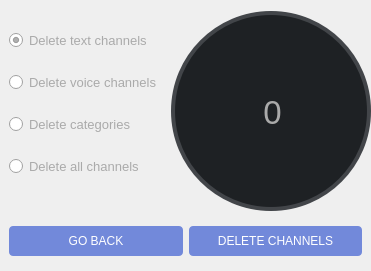
                   <widget class="QWidget" name="deleteChannelsPage">
                    <layout class="QHBoxLayout" name="horizontalLayout_27">
                     <property name="spacing">
                      <number>0</number>
                     </property>
                     <property name="leftMargin">
                      <number>0</number>
                     </property>
                     <property name="topMargin">
                      <number>0</number>
                     </property>
                     <property name="rightMargin">
                      <number>0</number>
                     </property>
                     <property name="bottomMargin">
                      <number>0</number>
                     </property>
                     <item>
                      <widget class="QFrame" name="frame_19">
                       <property name="frameShape">
                        <enum>QFrame::NoFrame</enum>
                       </property>
                       <property name="frameShadow">
                        <enum>QFrame::Raised</enum>
                       </property>
                       <layout class="QVBoxLayout" name="verticalLayout_11">
                        <property name="spacing">
                         <number>0</number>
                        </property>
                        <property name="leftMargin">
                         <number>0</number>
                        </property>
                        <property name="topMargin">
                         <number>0</number>
                        </property>
                        <property name="rightMargin">
                         <number>0</number>
                        </property>
                        <property name="bottomMargin">
                         <number>0</number>
                        </property>
                        <item>
                         <widget class="QFrame" name="frame_20">
                          <property name="sizePolicy">
                           <sizepolicy hsizetype="Preferred" vsizetype="Expanding">
                            <horstretch>0</horstretch>
                            <verstretch>0</verstretch>
                           </sizepolicy>
                          </property>
                          <property name="frameShape">
                           <enum>QFrame::NoFrame</enum>
                          </property>
                          <property name="frameShadow">
                           <enum>QFrame::Raised</enum>
                          </property>
                          <layout class="QHBoxLayout" name="horizontalLayout_28">
                           <property name="spacing">
                            <number>0</number>
                           </property>
                           <property name="leftMargin">
                            <number>0</number>
                           </property>
                           <property name="topMargin">
                            <number>0</number>
                           </property>
                           <property name="rightMargin">
                            <number>0</number>
                           </property>
                           <property name="bottomMargin">
                            <number>0</number>
                           </property>
                           <item>
                            <widget class="QFrame" name="frame_22">
                             <property name="sizePolicy">
                              <sizepolicy hsizetype="Preferred" vsizetype="Preferred">
                               <horstretch>0</horstretch>
                               <verstretch>0</verstretch>
                              </sizepolicy>
                             </property>
                             <property name="styleSheet">
                              <string notr="true">QRadioButton{
color:rgb(170, 170, 170)}</string>
                             </property>
                             <property name="frameShape">
                              <enum>QFrame::NoFrame</enum>
                             </property>
                             <property name="frameShadow">
                              <enum>QFrame::Raised</enum>
                             </property>
                             <layout class="QVBoxLayout" name="verticalLayout_12">
                              <property name="spacing">
                               <number>0</number>
                              </property>
                              <item>
                               <widget class="QRadioButton" name="deleteTextChannels_rb">
                                <property name="font">
                                 <font>
                                  <pointsize>10</pointsize>
                                 </font>
                                </property>
                                <property name="cursor">
                                 <cursorShape>PointingHandCursor</cursorShape>
                                </property>
                                <property name="text">
                                 <string>Delete text channels</string>
                                </property>
                                <property name="checked">
                                 <bool>true</bool>
                                </property>
                               </widget>
                              </item>
                              <item>
                               <widget class="QRadioButton" name="DeleteVoicechannel_rb">
                                <property name="font">
                                 <font>
                                  <pointsize>10</pointsize>
                                 </font>
                                </property>
                                <property name="cursor">
                                 <cursorShape>PointingHandCursor</cursorShape>
                                </property>
                                <property name="styleSheet">
                                 <string notr="true"/>
                                </property>
                                <property name="text">
                                 <string>Delete voice channels</string>
                                </property>
                               </widget>
                              </item>
                              <item>
                               <widget class="QRadioButton" name="DeleteCategories_rb">
                                <property name="font">
                                 <font>
                                  <pointsize>10</pointsize>
                                 </font>
                                </property>
                                <property name="cursor">
                                 <cursorShape>PointingHandCursor</cursorShape>
                                </property>
                                <property name="text">
                                 <string>Delete categories</string>
                                </property>
                               </widget>
                              </item>
                              <item>
                               <widget class="QRadioButton" name="DeleteAllChannels_rb">
                                <property name="font">
                                 <font>
                                  <pointsize>10</pointsize>
                                 </font>
                                </property>
                                <property name="cursor">
                                 <cursorShape>PointingHandCursor</cursorShape>
                                </property>
                                <property name="text">
                                 <string>Delete all channels</string>
                                </property>
                               </widget>
                              </item>
                             </layout>
                            </widget>
                           </item>
                           <item alignment="Qt::AlignHCenter">
                            <widget class="QFrame" name="frame_23">
                             <property name="frameShape">
                              <enum>QFrame::NoFrame</enum>
                             </property>
                             <property name="frameShadow">
                              <enum>QFrame::Raised</enum>
                             </property>
                             <layout class="QHBoxLayout" name="horizontalLayout_29">
                              <property name="spacing">
                               <number>0</number>
                              </property>
                              <property name="leftMargin">
                               <number>0</number>
                              </property>
                              <property name="topMargin">
                               <number>11</number>
                              </property>
                              <property name="rightMargin">
                               <number>0</number>
                              </property>
                              <property name="bottomMargin">
                               <number>0</number>
                              </property>
                              <item>
                               <widget class="QFrame" name="delete_channels_progresss_bar">
                                <property name="sizePolicy">
                                 <sizepolicy hsizetype="Fixed" vsizetype="Fixed">
                                  <horstretch>0</horstretch>
                                  <verstretch>0</verstretch>
                                 </sizepolicy>
                                </property>
                                <property name="minimumSize">
                                 <size>
                                  <width>200</width>
                                  <height>200</height>
                                 </size>
                                </property>
                                <property name="styleSheet">
                                 <string notr="true">background:rgb(66,69,73);
border-radius:100px</string>
                                </property>
                                <property name="frameShape">
                                 <enum>QFrame::NoFrame</enum>
                                </property>
                                <property name="frameShadow">
                                 <enum>QFrame::Raised</enum>
                                </property>
                                <layout class="QHBoxLayout" name="horizontalLayout_31">
                                 <property name="spacing">
                                  <number>0</number>
                                 </property>
                                 <property name="leftMargin">
                                  <number>0</number>
                                 </property>
                                 <property name="topMargin">
                                  <number>0</number>
                                 </property>
                                 <property name="rightMargin">
                                  <number>0</number>
                                 </property>
                                 <property name="bottomMargin">
                                  <number>0</number>
                                 </property>
                                 <item alignment="Qt::AlignHCenter">
                                  <widget class="QFrame" name="deleteChannelsProgress">
                                   <property name="sizePolicy">
                                    <sizepolicy hsizetype="Minimum" vsizetype="Minimum">
                                     <horstretch>0</horstretch>
                                     <verstretch>0</verstretch>
                                    </sizepolicy>
                                   </property>
                                   <property name="minimumSize">
                                    <size>
                                     <width>200</width>
                                     <height>200</height>
                                    </size>
                                   </property>
                                   <property name="styleSheet">
                                    <string notr="true">border-radius:100px;
background:qconicalgradient(cx:0.5, cy:0.5, angle:90, stop:0.999 rgba(0, 0, 0, 0), stop:1.000 rgba(0, 184, 163,255))
</string>
                                   </property>
                                   <property name="frameShape">
                                    <enum>QFrame::NoFrame</enum>
                                   </property>
                                   <property name="frameShadow">
                                    <enum>QFrame::Raised</enum>
                                   </property>
                                   <layout class="QHBoxLayout" name="horizontalLayout_32">
                                    <property name="spacing">
                                     <number>0</number>
                                    </property>
                                    <property name="leftMargin">
                                     <number>0</number>
                                    </property>
                                    <property name="topMargin">
                                     <number>0</number>
                                    </property>
                                    <property name="rightMargin">
                                     <number>0</number>
                                    </property>
                                    <property name="bottomMargin">
                                     <number>0</number>
                                    </property>
                                    <item>
                                     <widget class="QFrame" name="delete_channels_progress_cap">
                                      <property name="sizePolicy">
                                       <sizepolicy hsizetype="Fixed" vsizetype="Fixed">
                                        <horstretch>0</horstretch>
                                        <verstretch>0</verstretch>
                                       </sizepolicy>
                                      </property>
                                      <property name="minimumSize">
                                       <size>
                                        <width>192</width>
                                        <height>192</height>
                                       </size>
                                      </property>
                                      <property name="styleSheet">
                                       <string notr="true">background:rgb(30,33,36);
border-radius:96px</string>
                                      </property>
                                      <property name="frameShape">
                                       <enum>QFrame::NoFrame</enum>
                                      </property>
                                      <property name="frameShadow">
                                       <enum>QFrame::Raised</enum>
                                      </property>
                                      <widget class="QLabel" name="delete_channels_percent_label">
                                       <property name="geometry">
                                        <rect>
                                         <x>40</x>
                                         <y>68</y>
                                         <width>115</width>
                                         <height>59</height>
                                        </rect>
                                       </property>
                                       <property name="font">
                                        <font>
                                         <pointsize>25</pointsize>
                                        </font>
                                       </property>
                                       <property name="styleSheet">
                                        <string notr="true">color:rgb(170, 170, 170)</string>
                                       </property>
                                       <property name="text">
                                        <string>0</string>
                                       </property>
                                       <property name="alignment">
                                        <set>Qt::AlignCenter</set>
                                       </property>
                                      </widget>
                                     </widget>
                                    </item>
                                   </layout>
                                  </widget>
                                 </item>
                                </layout>
                               </widget>
                              </item>
                             </layout>
                            </widget>
                           </item>
                          </layout>
                         </widget>
                        </item>
                        <item alignment="Qt::AlignBottom">
                         <widget class="QFrame" name="frame_21">
                          <property name="sizePolicy">
                           <sizepolicy hsizetype="Preferred" vsizetype="Minimum">
                            <horstretch>0</horstretch>
                            <verstretch>0</verstretch>
                           </sizepolicy>
                          </property>
                          <property name="minimumSize">
                           <size>
                            <width>0</width>
                            <height>60</height>
                           </size>
                          </property>
                          <property name="maximumSize">
                           <size>
                            <width>16777215</width>
                            <height>16777215</height>
                           </size>
                          </property>
                          <property name="styleSheet">
                           <string notr="true">QPushButton{
background:rgb(114,137,218);
color:white;
border-radius:4px}
QPushButton:hover{
background:rgb(131, 160, 252);
}</string>
                          </property>
                          <property name="frameShape">
                           <enum>QFrame::NoFrame</enum>
                          </property>
                          <property name="frameShadow">
                           <enum>QFrame::Raised</enum>
                          </property>
                          <layout class="QHBoxLayout" name="horizontalLayout_30">
                           <item>
                            <widget class="QPushButton" name="go_back_button_channelOpt">
                             <property name="sizePolicy">
                              <sizepolicy hsizetype="Minimum" vsizetype="Minimum">
                               <horstretch>0</horstretch>
                               <verstretch>0</verstretch>
                              </sizepolicy>
                             </property>
                             <property name="minimumSize">
                              <size>
                               <width>0</width>
                               <height>0</height>
                              </size>
                             </property>
                             <property name="maximumSize">
                              <size>
                               <width>16777215</width>
                               <height>30</height>
                              </size>
                             </property>
                             <property name="cursor">
                              <cursorShape>PointingHandCursor</cursorShape>
                             </property>
                             <property name="text">
                              <string>GO BACK</string>
                             </property>
                            </widget>
                           </item>
                           <item>
                            <widget class="QPushButton" name="start_deleting_channels_button">
                             <property name="sizePolicy">
                              <sizepolicy hsizetype="Minimum" vsizetype="Minimum">
                               <horstretch>0</horstretch>
                               <verstretch>0</verstretch>
                              </sizepolicy>
                             </property>
                             <property name="maximumSize">
                              <size>
                               <width>16777215</width>
                               <height>30</height>
                              </size>
                             </property>
                             <property name="cursor">
                              <cursorShape>PointingHandCursor</cursorShape>
                             </property>
                             <property name="text">
                              <string>DELETE CHANNELS</string>
                             </property>
                            </widget>
                           </item>
                          </layout>
                         </widget>
                        </item>
                       </layout>
                      </widget>
                     </item>
                    </layout>
                   </widget>
